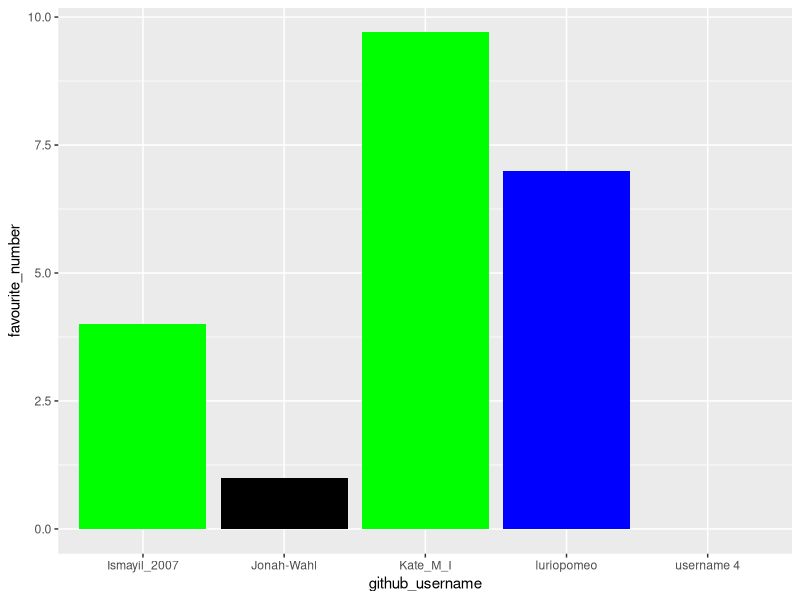

Source code (R):
## ---- chunk 1
library(tidyverse) 
## ---- chunk 2
team_data <- tibble(
  name = c("Lucio", "Ismayil", 
           "Kate", "Jonah","Max"),
  github_username = c("luriopomeo", "Ismayil_2007", "Kate_M_I", 
                      "Jonah-Wahl", "username 4"), 
  colour = c("blue", "green", "green", 
             "black", "lightblue"),
  hobby = c("Pool", "Chess", "DnD", 
            "Cycling", "Mountain Biking"),
  favourite_number = c(7, 4, 9.7, 1, 0)
  )

team_data
## ---- chunk 3
p1 <- ggplot(data = team_data, 
             mapping = aes(x = github_username, 
                           y = favourite_number,
                           fill = colour), 
             ) +
   geom_col() +
   scale_fill_identity()
p1
